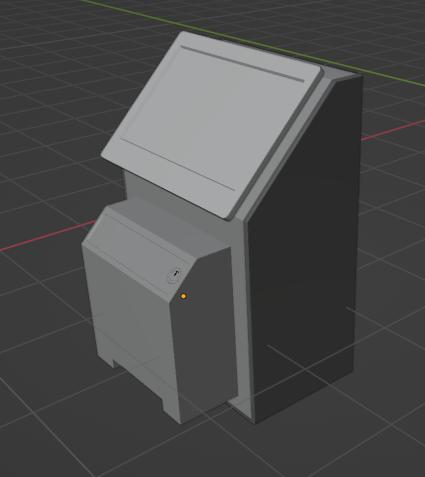
#> input picture practice/image processing/design1.jpeg, 425 x 477 px
$ python cropImage.py
#> lines starting #> are read from the running program, lines starting #| are printed output that depends on the picture
from PIL import Image

img = Image.open("./design1.jpeg").convert("L")

w,h = img.size
#> w = 425; h = 477

chunkWidth = 10

border1 = 0

def recursive(border, chunkWidth, w, img, run, maxRuns):
#> called with border = 0, chunkWidth = 10, w = 425, run = 1, maxRuns = 3
    if run < maxRuns:
        for start in range(0, w, chunkWidth):
            border += chunkWidth

            slice = img.crop((start, 0, start + chunkWidth, h))
            pixels = slice.getdata()
            average = sum(pixels) / len(pixels)
            minVal = min(pixels)
            maxVal = max(pixels)
            data_range = maxVal - minVal
            print('range:', data_range, 'min', minVal, 'max', maxVal)


            if data_range >= ( minVal):
                print('final range:', data_range, 'min', minVal, 'max', maxVal)
                break
#> this loop made 9 passes
#> (average, minVal, maxVal, data_range) on passes 1 to 9: (58.8, 50, 92, 42), (58.9, 50, 91, 41), (58.95, 52, 88, 36), (59.02, 51, 90, 39), (59.19, 51, 90, 39), (59.38, 51, 91, 40), (59.43, 50, 88, 38), (59.52, 50, 93, 43), (63.27, 47, 151, 104)
#| range: 42 min 50 max 92
#| range: 41 min 50 max 91
#| range: 36 min 52 max 88
#| range: 39 min 51 max 90
#| range: 39 min 51 max 90
#| range: 40 min 51 max 91
#| range: 38 min 50 max 88
#| range: 43 min 50 max 93
#> (further printed lines are left out)
#> after the loop, border = 90

        croppedImage = img.crop((border, 0, w, h))
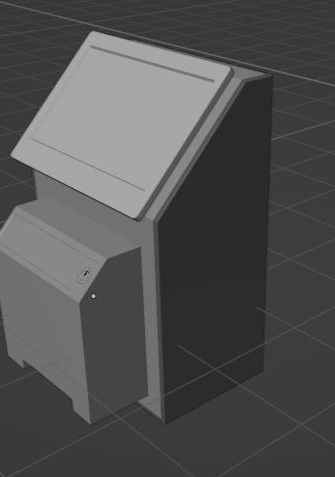
#> croppedImage: PIL image 335x477 L; min 22, max 194, mean 81.6
        croppedImage.show()
        img2 = croppedImage.transpose(Image.FLIP_LEFT_RIGHT)  # flip image horizontally
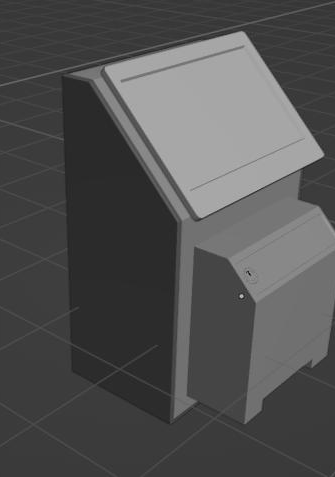
#> img2: PIL image 335x477 L; min 22, max 194, mean 81.6
        recursive(border,chunkWidth,w,img2,run + 1,maxRuns)
#> call 2 of recursive, with border = 90, chunkWidth = 10, w = 425, run = 2, maxRuns = 3
#> the loop in recursive (call 2), `for start in range(0, w, chunkWidth):` made 1 pass
#> (border, average, minVal, maxVal, data_range) on pass 1: (100, 60.51, 47, 106, 59)
#| range: 59 min 47 max 106
#| final range: 59 min 47 max 106
#> after the loop in recursive (call 2), `for start in range(0, w, chunkWidth):`: border = 100
#> in recursive (call 2), `croppedImage = img.crop((border, 0, w, h))`:
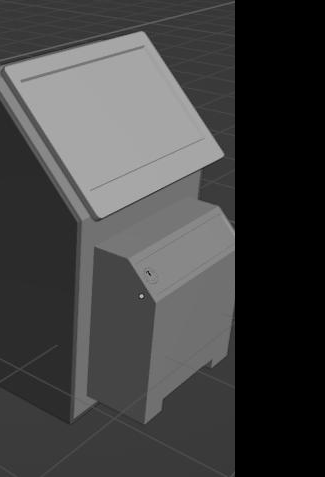
#> croppedImage: PIL image 325x477 L; min 0, max 194, mean 66.5
#> in recursive (call 2), `img2 = croppedImage.transpose(Image.FLIP_LEFT_RIGHT)`:
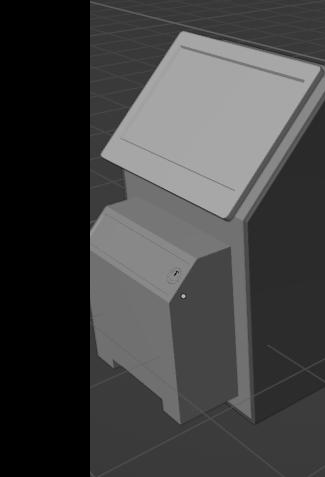
#> img2: PIL image 325x477 L; min 0, max 194, mean 66.5

recursive(border1,chunkWidth,w,img,1,3)


# [22 lines of commented-out code are left out]

$ run again, with practice/image processing/design2.jpeg copied over practice/image processing/design1.jpeg
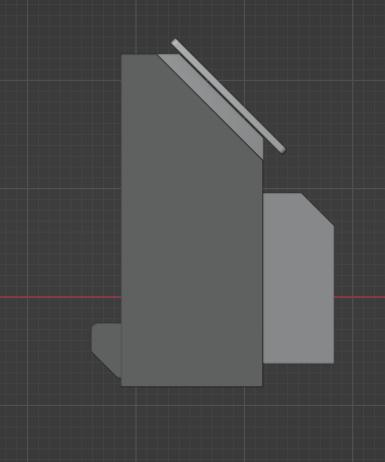
#> input picture practice/image processing/design2.jpeg, 385 x 462 px
#> the loop in recursive, `for start in range(0, w, chunkWidth):` made 10 passes
#> (average, minVal, maxVal, data_range) on passes 1 to 8: (60.51, 52, 85, 33), (60.46, 53, 86, 33), (62.52, 51, 98, 47), (60.54, 51, 86, 35), (60.69, 54, 85, 31), (60.77, 52, 86, 34), (60.83, 52, 86, 34), (60.87, 53, 85, 32)
#> (printed output is left out)
#> after the loop in recursive, `for start in range(0, w, chunkWidth):`: border = 100
#> in recursive, `img2 = croppedImage.transpose(Image.FLIP_LEFT_RIGHT)`:
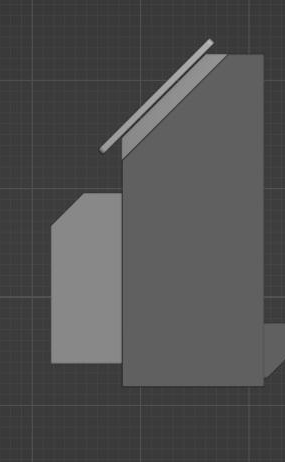
#> img2: PIL image 285x462 L; min 36, max 190, mean 80.2
#> the loop in recursive (call 2), `for start in range(0, w, chunkWidth):` made 6 passes
#> (border, average, minVal, maxVal, data_range) on passes 1 to 6: (110, 60.08, 54, 85, 31), (120, 60.11, 52, 84, 32), (130, 60.7, 52, 86, 34), (140, 62.31, 52, 93, 41), (150, 60.62, 53, 85, 32), (160, 80.61, 43, 144, 101)
#> (printed output is left out)
#> after the loop in recursive (call 2), `for start in range(0, w, chunkWidth):`: border = 160
#> croppedImage: PIL image 225x462 L
#> in recursive (call 2), `img2 = croppedImage.transpose(Image.FLIP_LEFT_RIGHT)`:
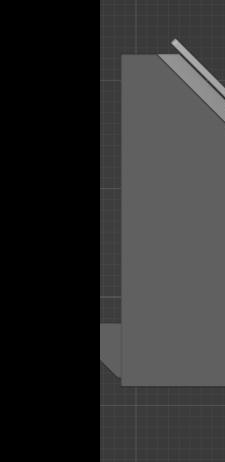
#> img2: PIL image 225x462 L; min 0, max 190, mean 46.2

$ run again, with practice/image processing/design3.jpeg copied over practice/image processing/design1.jpeg
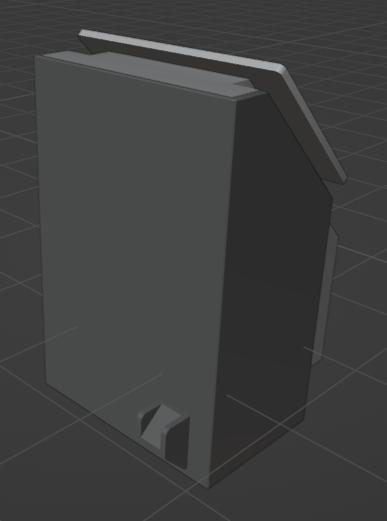
#> input picture practice/image processing/design3.jpeg, 387 x 521 px
#> the loop in recursive, `for start in range(0, w, chunkWidth):` made 5 passes
#> (average, minVal, maxVal, data_range) on passes 1 to 5: (60.22, 53, 78, 25), (60.35, 53, 80, 27), (60.4, 54, 80, 26), (61.13, 50, 88, 38), (66.33, 47, 114, 67)
#> (printed output is left out)
#> after the loop in recursive, `for start in range(0, w, chunkWidth):`: border = 50
#> in recursive, `img2 = croppedImage.transpose(Image.FLIP_LEFT_RIGHT)`:
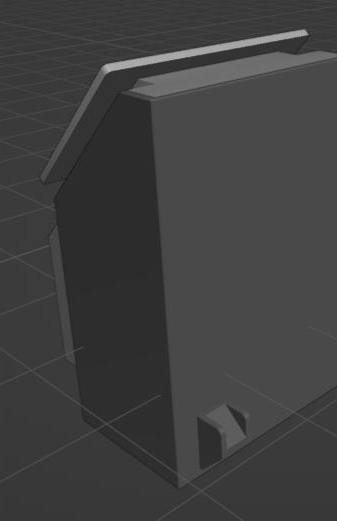
#> img2: PIL image 337x521 L; min 30, max 186, mean 63.1
#> the loop in recursive (call 2), `for start in range(0, w, chunkWidth):` made 5 passes
#> (border, average, minVal, maxVal, data_range) on passes 1 to 5: (60, 58.8, 50, 78, 28), (70, 58.79, 48, 85, 37), (80, 58.91, 49, 85, 36), (90, 58.99, 50, 81, 31), (100, 59.19, 42, 86, 44)
#> (printed output is left out)
#> after the loop in recursive (call 2), `for start in range(0, w, chunkWidth):`: border = 100
#> croppedImage: PIL image 287x521 L
#> in recursive (call 2), `img2 = croppedImage.transpose(Image.FLIP_LEFT_RIGHT)`:
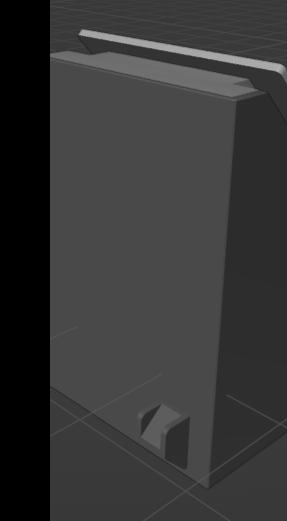
#> img2: PIL image 287x521 L; min 0, max 186, mean 54.4
